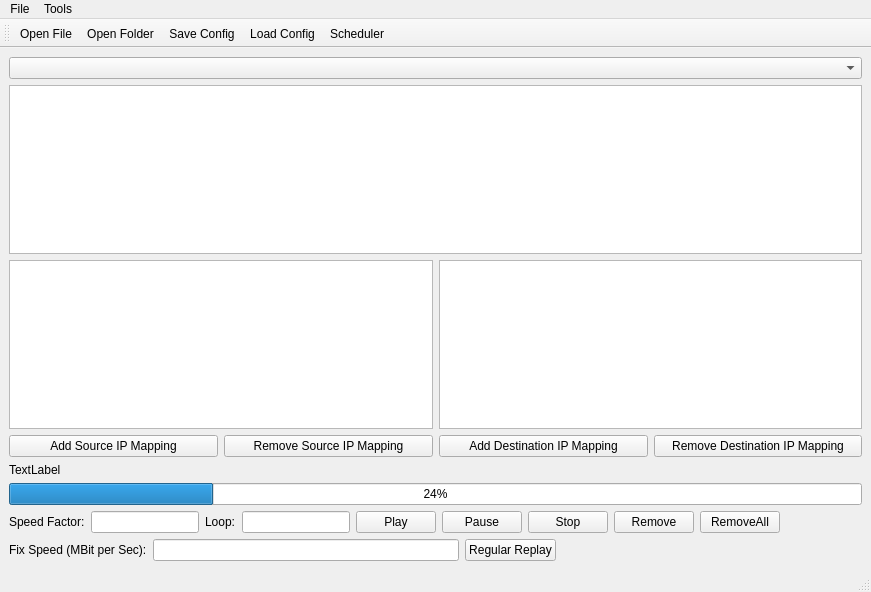
<?xml version="1.0" encoding="UTF-8"?>
<ui version="4.0">
 <class>MainWindow</class>
 <widget class="QMainWindow" name="MainWindow">
  <property name="geometry">
   <rect>
    <x>0</x>
    <y>0</y>
    <width>871</width>
    <height>592</height>
   </rect>
  </property>
  <property name="windowTitle">
   <string>MainWindow</string>
  </property>
  <widget class="QWidget" name="centralwidget">
   <layout class="QGridLayout" name="gridLayout">
    <item row="0" column="0">
     <layout class="QVBoxLayout" name="verticalLayout_3">
      <item>
       <widget class="QComboBox" name="comboBox_InterfaceList"/>
      </item>
      <item>
       <widget class="QListWidget" name="listWidget_FileList"/>
      </item>
      <item>
       <layout class="QHBoxLayout" name="horizontalLayout_3">
        <item>
         <layout class="QVBoxLayout" name="verticalLayout_2">
          <item>
           <widget class="QTableWidget" name="tableWidget_NetMapDst"/>
          </item>
          <item>
           <layout class="QHBoxLayout" name="horizontalLayout">
            <item>
             <widget class="QPushButton" name="BtnAddSrcMap">
              <property name="text">
               <string>Add Source IP Mapping</string>
              </property>
             </widget>
            </item>
            <item>
             <widget class="QPushButton" name="BtnRemoveScrIPMap">
              <property name="text">
               <string>Remove Source IP Mapping</string>
              </property>
             </widget>
            </item>
           </layout>
          </item>
         </layout>
        </item>
        <item>
         <layout class="QVBoxLayout" name="verticalLayout">
          <item>
           <widget class="QTableWidget" name="tableWidget_NetMapSrc"/>
          </item>
          <item>
           <layout class="QHBoxLayout" name="horizontalLayout_2">
            <item>
             <widget class="QPushButton" name="BtnAddDstMap">
              <property name="text">
               <string>Add Destination IP Mapping</string>
              </property>
             </widget>
            </item>
            <item>
             <widget class="QPushButton" name="BtnRemoveDstIPMap">
              <property name="text">
               <string>Remove Destination IP Mapping</string>
              </property>
             </widget>
            </item>
           </layout>
          </item>
         </layout>
        </item>
       </layout>
      </item>
      <item>
       <widget class="QLabel" name="LabelSchedulerStatus">
        <property name="text">
         <string>TextLabel</string>
        </property>
       </widget>
      </item>
      <item>
       <widget class="QProgressBar" name="progressBar">
        <property name="value">
         <number>24</number>
        </property>
       </widget>
      </item>
      <item>
       <layout class="QHBoxLayout" name="horizontalLayout_4">
        <item>
         <widget class="QLabel" name="label">
          <property name="text">
           <string>Speed Factor:</string>
          </property>
         </widget>
        </item>
        <item>
         <widget class="QLineEdit" name="lineEdit_SpeedFactor"/>
        </item>
        <item>
         <widget class="QLabel" name="label_2">
          <property name="text">
           <string>Loop:</string>
          </property>
         </widget>
        </item>
        <item>
         <widget class="QLineEdit" name="lineEdit_LoopCount"/>
        </item>
        <item>
         <widget class="QPushButton" name="BtnPlay">
          <property name="text">
           <string>Play</string>
          </property>
         </widget>
        </item>
        <item>
         <widget class="QPushButton" name="BtnPause">
          <property name="text">
           <string>Pause</string>
          </property>
         </widget>
        </item>
        <item>
         <widget class="QPushButton" name="BtnStop">
          <property name="text">
           <string>Stop</string>
          </property>
         </widget>
        </item>
        <item>
         <widget class="QPushButton" name="BtnRemove">
          <property name="text">
           <string>Remove</string>
          </property>
         </widget>
        </item>
        <item>
         <widget class="QPushButton" name="BtnRemoveAll">
          <property name="text">
           <string>RemoveAll</string>
          </property>
         </widget>
        </item>
        <item>
         <spacer name="horizontalSpacer">
          <property name="orientation">
           <enum>Qt::Horizontal</enum>
          </property>
          <property name="sizeHint" stdset="0">
           <size>
            <width>40</width>
            <height>20</height>
           </size>
          </property>
         </spacer>
        </item>
       </layout>
      </item>
      <item>
       <layout class="QHBoxLayout" name="horizontalLayout_5">
        <item>
         <widget class="QLabel" name="label_3">
          <property name="text">
           <string>Fix Speed (MBit per Sec):</string>
          </property>
         </widget>
        </item>
        <item>
         <widget class="QLineEdit" name="lineEdit_SpeedLimit"/>
        </item>
        <item>
         <widget class="QPushButton" name="BtnRegularPlay">
          <property name="text">
           <string>Regular Replay</string>
          </property>
         </widget>
        </item>
        <item>
         <spacer name="horizontalSpacer_2">
          <property name="orientation">
           <enum>Qt::Horizontal</enum>
          </property>
          <property name="sizeHint" stdset="0">
           <size>
            <width>40</width>
            <height>20</height>
           </size>
          </property>
         </spacer>
        </item>
       </layout>
      </item>
     </layout>
    </item>
   </layout>
  </widget>
  <widget class="QMenuBar" name="menubar">
   <property name="geometry">
    <rect>
     <x>0</x>
     <y>0</y>
     <width>871</width>
     <height>25</height>
    </rect>
   </property>
   <widget class="QMenu" name="menuFile">
    <property name="title">
     <string>File</string>
    </property>
    <addaction name="actionOpen_File_Menu"/>
    <addaction name="actionOpen_Folder_Menu"/>
    <addaction name="separator"/>
    <addaction name="actionSave_Config_Menu"/>
    <addaction name="actionLoad_Config_Menu"/>
    <addaction name="separator"/>
    <addaction name="actionExit"/>
   </widget>
   <widget class="QMenu" name="menuTools">
    <property name="title">
     <string>Tools</string>
    </property>
    <addaction name="actionScheduler_Menu"/>
    <addaction name="actionConvert_Pcap"/>
   </widget>
   <addaction name="menuFile"/>
   <addaction name="menuTools"/>
  </widget>
  <widget class="QStatusBar" name="statusbar"/>
  <widget class="QToolBar" name="toolBar">
   <property name="windowTitle">
    <string>toolBar</string>
   </property>
   <attribute name="toolBarArea">
    <enum>TopToolBarArea</enum>
   </attribute>
   <attribute name="toolBarBreak">
    <bool>false</bool>
   </attribute>
   <addaction name="actionOpen_File_ToolBar"/>
   <addaction name="actionOpen_Folder_ToolBar"/>
   <addaction name="actionSave_Config_ToolBar"/>
   <addaction name="actionLoad_Config_ToolBar"/>
   <addaction name="actionScheduler_ToolBar"/>
  </widget>
  <action name="actionOpen_File_ToolBar">
   <property name="text">
    <string>Open File</string>
   </property>
  </action>
  <action name="actionOpen_Folder_Menu">
   <property name="text">
    <string>Open Folder</string>
   </property>
  </action>
  <action name="actionSave_Config_Menu">
   <property name="text">
    <string>Save Config</string>
   </property>
  </action>
  <action name="actionLoad_Config_Menu">
   <property name="text">
    <string>Load Config</string>
   </property>
  </action>
  <action name="actionExit">
   <property name="text">
    <string>Exit</string>
   </property>
  </action>
  <action name="actionScheduler_Menu">
   <property name="text">
    <string>Scheduler</string>
   </property>
  </action>
  <action name="actionConvert_Pcap">
   <property name="text">
    <string>Convert Pcap</string>
   </property>
  </action>
  <action name="actionOpen_File_Menu">
   <property name="text">
    <string>Open File</string>
   </property>
  </action>
  <action name="actionOpen_Folder_ToolBar">
   <property name="text">
    <string>Open Folder</string>
   </property>
  </action>
  <action name="actionSave_Config_ToolBar">
   <property name="text">
    <string>Save Config</string>
   </property>
  </action>
  <action name="actionLoad_Config_ToolBar">
   <property name="text">
    <string>Load Config</string>
   </property>
  </action>
  <action name="actionScheduler_ToolBar">
   <property name="text">
    <string>Scheduler</string>
   </property>
  </action>
 </widget>
 <resources/>
 <connections/>
</ui>
